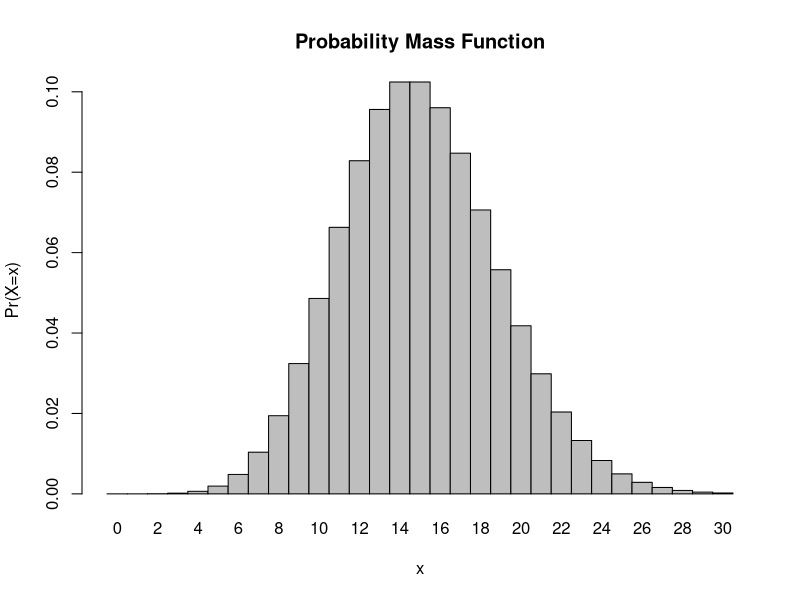
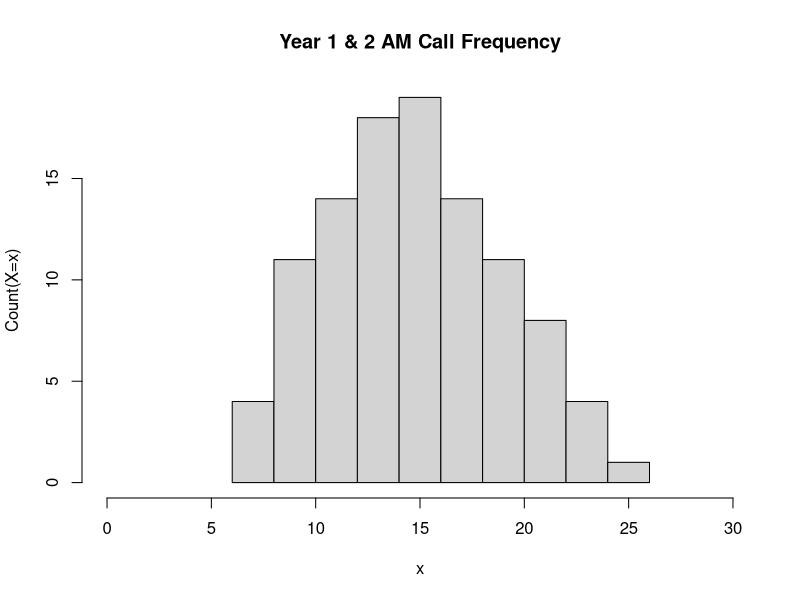

The R script that drew these images, in order:
## ---- chunk 1
#HOMEWORK:

#Create a new GitHub repository and R Project named “homework-week-4”. In your repo, #create an R Markdown file and answer the following problems. When you are done, #“knit” your R Markdown file to .html and push your .Rmd and .html files up to #GitHub for me to look at.

#Problem 1:

#Every Saturday, at the same time, a primatologist goes and sits in the forest in #the morning and listens for gibbon calls, counting the number of calls they hear in #a 2 hour window from 5am to 7am. Based on previous knowledge, she believes that the #mean number calls she will hear in that time is exactly 15. Let X represent the #appropriate Poisson random variable of the number of calls heard in each monitoring #session.


#What is the probability that she will hear more than 8 calls during any given #session?
one<- ppois(8, lambda=15, lower=FALSE)
one
## ---- chunk 2
#What is the probability that she will hear no calls?

two2<-dpois(x=0,lambda=15)
two2
## ---- chunk 3
#Plot the relevant Poisson mass function over the values in range 0 ≤ x ≤ 30.
four<-dpois(0:30,lambda=15)
four
## ---- chunk 4
barplot(four, space=0, names.arg=0:30, ylab="Pr(X=x)",xlab="x", main="Probability Mass Function")
## ---- chunk 5
#Simulate 104 results from this distribution (2 years of Saturday monitoring sessions). 

#Plot the simulated results usirng hist(); use xlim() to set the horizontal limits from 0 to 30. Compare your histogram to the shape of your mass function from above.

five<-rpois(n=104,lambda=15)
hist(five, xlim=c(0,30), ylab="Count(X=x)", xlab="x", plot=TRUE, main="Year 1 & 2 AM Call Frequency")


#The histogram of the simulated results is slightly skewed while the probability mass function is normally distributed 
